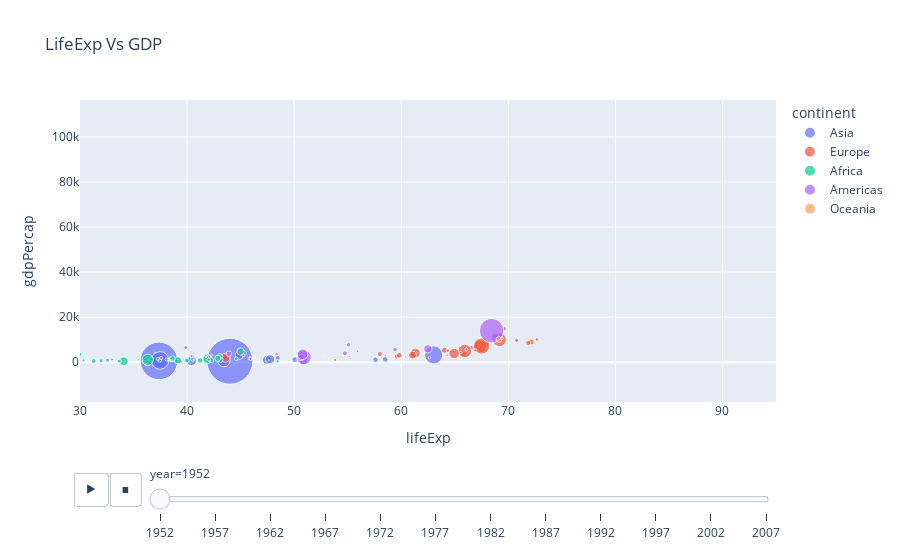

Notebook code for this chart:
### Code cell
px.scatter(gap,x='lifeExp',y='gdpPercap',color='continent',title = 'LifeExp Vs GDP',size= 'pop',size_max = 50,hover_name='country',animation_frame='year',
animation_group='country',range_x = [30,95])

### Figure 1 — Plotly figure (JSON) as saved in the notebook; plotly's stock layout.template omitted (floating-point values rounded to 4 significant figures)
{"data": [{"hovertemplate": "<b>%{hovertext}</b><br><br>continent=Asia<br>year=1952<br>lifeExp=%{x}<br>gdpPercap=%{y}<br>pop=%{marker.size}<extra></extra>", "hovertext": ["Afghanistan", "Bahrain", "Bangladesh", "Cambodia", "China", "Hong Kong, China", "India", "Indonesia", "Iran", "Iraq", "Israel", "Japan", "Jordan", "Korea, Dem. Rep.", "Korea, Rep.", "Kuwait", "Lebanon", "Malaysia", "Mongolia", "Myanmar", "Nepal", "Oman", "Pakistan", "Philippines", "Saudi Arabia", "Singapore", "Sri Lanka", "Syria", "Taiwan", "Thailand", "Vietnam", "West Bank and Gaza", "Yemen, Rep."], "ids": ["Afghanistan", "Bahrain", "Bangladesh", "Cambodia", "China", "Hong Kong, China", "India", "Indonesia", "Iran", "Iraq", "Israel", "Japan", "Jordan", "Korea, Dem. Rep.", "Korea, Rep.", "Kuwait", "Lebanon", "Malaysia", "Mongolia", "Myanmar", "Nepal", "Oman", "Pakistan", "Philippines", "Saudi Arabia", "Singapore", "Sri Lanka", "Syria", "Taiwan", "Thailand", "Vietnam", "West Bank and Gaza", "Yemen, Rep."], "legendgroup": "Asia", "marker": {"color": "#636efa", "size": [8425333, 120447, 46886859, 4693836, 556263527, 2125900, 372000000, 82052000, 17272000, 5441766, 1620914, 86459025, 607914, 8865488, 20947571, 160000, 1439529, 6748378, 800663, 20092996, 9182536, 507833, 41346560, 22438691, 4005677, 1127000, 7982342, 3661549, 8550362, 21289402, 26246839, 1030585, 4963829], "sizemode": "area", "sizeref": 527500.0, "symbol": "circle"}, "mode": "markers", "name": "Asia", "orientation": "v", "showlegend": true, "type": "scatter", "x": [28.8, 50.94, 37.48, 39.42, 44.0, 60.96, 37.37, 37.47, 44.87, 45.32, 65.39, 63.03, 43.16, 50.06, 47.45, 55.56, 55.93, 48.46, 42.24, 36.32, 36.16, 37.58, 43.44, 47.75, 39.88, 60.4, 57.59, 45.88, 58.5, 50.85, 40.41, 43.16, 32.55], "xaxis": "x", "y": [779.4, 9867.0, 684.2, 368.5, 400.4, 3054.0, 546.6, 749.7, 3035.0, 4130.0, 4087.0, 3217.0, 1547.0, 1088.0, 1031.0, 108400.0, 4835.0, 1831.0, 786.6, 331.0, 545.9, 1828.0, 684.6, 1273.0, 6460.0, 2315.0, 1084.0, 1643.0, 1207.0, 757.8, 605.1, 1516.0, 781.7], "yaxis": "y"}, {"hovertemplate": "<b>%{hovertext}</b><br><br>continent=Europe<br>year=1952<br>lifeExp=%{x}<br>gdpPercap=%{y}<br>pop=%{marker.size}<extra></extra>", "hovertext": ["Albania", "Austria", "Belgium", "Bosnia and Herzegovina", "Bulgaria", "Croatia", "Czech Republic", "Denmark", "Finland", "France", "Germany", "Greece", "Hungary", "Iceland", "Ireland", "Italy", "Montenegro", "Netherlands", "Norway", "Poland", "Portugal", "Romania", "Serbia", "Slovak Republic", "Slovenia", "Spain", "Sweden", "Switzerland", "Turkey", "United Kingdom"], "ids": ["Albania", "Austria", "Belgium", "Bosnia and Herzegovina", "Bulgaria", "Croatia", "Czech Republic", "Denmark", "Finland", "France", "Germany", "Greece", "Hungary", "Iceland", "Ireland", "Italy", "Montenegro", "Netherlands", "Norway", "Poland", "Portugal", "Romania", "Serbia", "Slovak Republic", "Slovenia", "Spain", "Sweden", "Switzerland", "Turkey", "United Kingdom"], "legendgroup": "Europe", "marker": {"color": "#EF553B", "size": [1282697, 6927772, 8730405, 2791000, 7274900, 3882229, 9125183, 4334000, 4090500, 42459667, 69145952, 7733250, 9504000, 147962, 2952156, 47666000, 413834, 10381988, 3327728, 25730551, 8526050, 16630000, 6860147, 3558137, 1489518, 28549870, 7124673, 4815000, 22235677, 50430000], "sizemode": "area", "sizeref": 527500.0, "symbol": "circle"}, "mode": "markers", "name": "Europe", "orientation": "v", "showlegend": true, "type": "scatter", "x": [55.23, 66.8, 68.0, 53.82, 59.6, 61.21, 66.87, 70.78, 66.55, 67.41, 67.5, 65.86, 64.03, 72.49, 66.91, 65.94, 59.16, 72.13, 72.67, 61.31, 59.82, 61.05, 58.0, 64.36, 65.57, 64.94, 71.86, 69.62, 43.59, 69.18], "xaxis": "x", "y": [1601.0, 6137.0, 8343.0, 973.5, 2444.0, 3119.0, 6876.0, 9692.0, 6425.0, 7030.0, 7144.0, 3531.0, 5264.0, 7268.0, 5210.0, 4931.0, 2648.0, 8942.0, 10100.0, 4029.0, 3068.0, 3145.0, 3581.0, 5075.0, 4215.0, 3834.0, 8528.0, 14730.0, 1969.0, 9980.0], "yaxis": "y"}, {"hovertemplate": "<b>%{hovertext}</b><br><br>continent=Africa<br>year=1952<br>lifeExp=%{x}<br>gdpPercap=%{y}<br>pop=%{marker.size}<extra></extra>", "hovertext": ["Algeria", "Angola", "Benin", "Botswana", "Burkina Faso", "Burundi", "Cameroon", "Central African Republic", "Chad", "Comoros", "Congo, Dem. Rep.", "Congo, Rep.", "Cote d'Ivoire", "Djibouti", "Egypt", "Equatorial Guinea", "Eritrea", "Ethiopia", "Gabon", "Gambia", "Ghana", "Guinea", "Guinea-Bissau", "Kenya", "Lesotho", "Liberia", "Libya", "Madagascar", "Malawi", "Mali", "Mauritania", "Mauritius", "Morocco", "Mozambique", "Namibia", "Niger", "Nigeria", "Reunion", "Rwanda", "Sao Tome and Principe", "Senegal", "Sierra Leone", "Somalia", "South Africa", "Sudan", "Swaziland", "Tanzania", "Togo", "Tunisia", "Uganda", "Zambia", "Zimbabwe"], "ids": ["Algeria", "Angola", "Benin", "Botswana", "Burkina Faso", "Burundi", "Cameroon", "Central African Republic", "Chad", "Comoros", "Congo, Dem. Rep.", "Congo, Rep.", "Cote d'Ivoire", "Djibouti", "Egypt", "Equatorial Guinea", "Eritrea", "Ethiopia", "Gabon", "Gambia", "Ghana", "Guinea", "Guinea-Bissau", "Kenya", "Lesotho", "Liberia", "Libya", "Madagascar", "Malawi", "Mali", "Mauritania", "Mauritius", "Morocco", "Mozambique", "Namibia", "Niger", "Nigeria", "Reunion", "Rwanda", "Sao Tome and Principe", "Senegal", "Sierra Leone", "Somalia", "South Africa", "Sudan", "Swaziland", "Tanzania", "Togo", "Tunisia", "Uganda", "Zambia", "Zimbabwe"], "legendgroup": "Africa", "marker": {"color": "#00cc96", "size": [9279525, 4232095, 1738315, 442308, 4469979, 2445618, 5009067, 1291695, 2682462, 153936, 14100005, 854885, 2977019, 63149, 22223309, 216964, 1438760, 20860941, 420702, 284320, 5581001, 2664249, 580653, 6464046, 748747, 863308, 1019729, 4762912, 2917802, 3838168, 1022556, 516556, 9939217, 6446316, 485831, 3379468, 33119096, 257700, 2534927, 60011, 2755589, 2143249, 2526994, 14264935, 8504667, 290243, 8322925, 1219113, 3647735, 5824797, 2672000, 3080907], "sizemode": "area", "sizeref": 527500.0, "symbol": "circle"}, "mode": "markers", "name": "Africa", "orientation": "v", "showlegend": true, "type": "scatter", "x": [43.08, 30.02, 38.22, 47.62, 31.98, 39.03, 38.52, 35.46, 38.09, 40.72, 39.14, 42.11, 40.48, 34.81, 41.89, 34.48, 35.93, 34.08, 37.0, 30.0, 43.15, 33.61, 32.5, 42.27, 42.14, 38.48, 42.72, 36.68, 36.26, 33.69, 40.54, 50.99, 42.87, 31.29, 41.73, 37.44, 36.32, 52.72, 40.0, 46.47, 37.28, 30.33, 32.98, 45.01, 38.63, 41.41, 41.22, 38.6, 44.6, 39.98, 42.04, 48.45], "xaxis": "x", "y": [2449.0, 3521.0, 1063.0, 851.2, 543.3, 339.3, 1173.0, 1071.0, 1179.0, 1103.0, 780.5, 2126.0, 1389.0, 2670.0, 1419.0, 375.6, 328.9, 362.1, 4293.0, 485.2, 911.3, 510.2, 299.9, 853.5, 298.8, 575.6, 2388.0, 1443.0, 369.2, 452.3, 743.1, 1968.0, 1688.0, 468.5, 2424.0, 761.9, 1077.0, 2719.0, 493.3, 879.6, 1450.0, 879.8, 1136.0, 4725.0, 1616.0, 1148.0, 716.7, 859.8, 1468.0, 734.8, 1147.0, 406.9], "yaxis": "y"}, {"hovertemplate": "<b>%{hovertext}</b><br><br>continent=Americas<br>year=1952<br>lifeExp=%{x}<br>gdpPercap=%{y}<br>pop=%{marker.size}<extra></extra>", "hovertext": ["Argentina", "Bolivia", "Brazil", "Canada", "Chile", "Colombia", "Costa Rica", "Cuba", "Dominican Republic", "Ecuador", "El Salvador", "Guatemala", "Haiti", "Honduras", "Jamaica", "Mexico", "Nicaragua", "Panama", "Paraguay", "Peru", "Puerto Rico", "Trinidad and Tobago", "United States", "Uruguay", "Venezuela"], "ids": ["Argentina", "Bolivia", "Brazil", "Canada", "Chile", "Colombia", "Costa Rica", "Cuba", "Dominican Republic", "Ecuador", "El Salvador", "Guatemala", "Haiti", "Honduras", "Jamaica", "Mexico", "Nicaragua", "Panama", "Paraguay", "Peru", "Puerto Rico", "Trinidad and Tobago", "United States", "Uruguay", "Venezuela"], "legendgroup": "Americas", "marker": {"color": "#ab63fa", "size": [17876956, 2883315, 56602560, 14785584, 6377619, 12350771, 926317, 6007797, 2491346, 3548753, 2042865, 3146381, 3201488, 1517453, 1426095, 30144317, 1165790, 940080, 1555876, 8025700, 2227000, 662850, 157553000, 2252965, 5439568], "sizemode": "area", "sizeref": 527500.0, "symbol": "circle"}, "mode": "markers", "name": "Americas", "orientation": "v", "showlegend": true, "type": "scatter", "x": [62.48, 40.41, 50.92, 68.75, 54.74, 50.64, 57.21, 59.42, 45.93, 48.36, 45.26, 42.02, 37.58, 41.91, 58.53, 50.79, 42.31, 55.19, 62.65, 43.9, 64.28, 59.1, 68.44, 66.07, 55.09], "xaxis": "x", "y": [5911.0, 2677.0, 2109.0, 11370.0, 3940.0, 2144.0, 2627.0, 5587.0, 1398.0, 3522.0, 3048.0, 2428.0, 1840.0, 2195.0, 2899.0, 3478.0, 3112.0, 2480.0, 1952.0, 3759.0, 3082.0, 3023.0, 13990.0, 5717.0, 7690.0], "yaxis": "y"}, {"hovertemplate": "<b>%{hovertext}</b><br><br>continent=Oceania<br>year=1952<br>lifeExp=%{x}<br>gdpPercap=%{y}<br>pop=%{marker.size}<extra></extra>", "hovertext": ["Australia", "New Zealand"], "ids": ["Australia", "New Zealand"], "legendgroup": "Oceania", "marker": {"color": "#FFA15A", "size": [8691212, 1994794], "sizemode": "area", "sizeref": 527500.0, "symbol": "circle"}, "mode": "markers", "name": "Oceania", "orientation": "v", "showlegend": true, "type": "scatter", "x": [69.12, 69.39], "xaxis": "x", "y": [10040.0, 10560.0], "yaxis": "y"}], "layout": {"legend": {"itemsizing": "constant", "title": {"text": "continent"}, "tracegroupgap": 0}, "sliders": [{"active": 0, "currentvalue": {"prefix": "year="}, "len": 0.9, "pad": {"b": 10, "t": 60}, "steps": [{"args": [["1952"], {"frame": {"duration": 0, "redraw": false}, "fromcurrent": true, "mode": "immediate", "transition": {"duration": 0, "easing": "linear"}}], "label": "1952", "method": "animate"}, {"args": [["1957"], {"frame": {"duration": 0, "redraw": false}, "fromcurrent": true, "mode": "immediate", "transition": {"duration": 0, "easing": "linear"}}], "label": "1957", "method": "animate"}, {"args": [["1962"], {"frame": {"duration": 0, "redraw": false}, "fromcurrent": true, "mode": "immediate", "transition": {"duration": 0, "easing": "linear"}}], "label": "1962", "method": "animate"}, {"args": [["1967"], {"frame": {"duration": 0, "redraw": false}, "fromcurrent": true, "mode": "immediate", "transition": {"duration": 0, "easing": "linear"}}], "label": "1967", "method": "animate"}, {"args": [["1972"], {"frame": {"duration": 0, "redraw": false}, "fromcurrent": true, "mode": "immediate", "transition": {"duration": 0, "easing": "linear"}}], "label": "1972", "method": "animate"}, {"args": [["1977"], {"frame": {"duration": 0, "redraw": false}, "fromcurrent": true, "mode": "immediate", "transition": {"duration": 0, "easing": "linear"}}], "label": "1977", "method": "animate"}, {"args": [["1982"], {"frame": {"duration": 0, "redraw": false}, "fromcurrent": true, "mode": "immediate", "transition": {"duration": 0, "easing": "linear"}}], "label": "1982", "method": "animate"}, {"args": [["1987"], {"frame": {"duration": 0, "redraw": false}, "fromcurrent": true, "mode": "immediate", "transition": {"duration": 0, "easing": "linear"}}], "label": "1987", "method": "animate"}, {"args": [["1992"], {"frame": {"duration": 0, "redraw": false}, "fromcurrent": true, "mode": "immediate", "transition": {"duration": 0, "easing": "linear"}}], "label": "1992", "method": "animate"}, {"args": [["1997"], {"frame": {"duration": 0, "redraw": false}, "fromcurrent": true, "mode": "immediate", "transition": {"duration": 0, "easing": "linear"}}], "label": "1997", "method": "animate"}, {"args": [["2002"], {"frame": {"duration": 0, "redraw": false}, "fromcurrent": true, "mode": "immediate", "transition": {"duration": 0, "easing": "linear"}}], "label": "2002", "method": "animate"}, {"args": [["2007"], {"frame": {"duration": 0, "redraw": false}, "fromcurrent": true, "mode": "immediate", "transition": {"duration": 0, "easing": "linear"}}], "label": "2007", "method": "animate"}], "x": 0.1, "xanchor": "left", "y": 0, "yanchor": "top"}], "title": {"text": "LifeExp Vs GDP"}, "updatemenus": [{"buttons": [{"args": [null, {"frame": {"duration": 500, "redraw": false}, "fromcurrent": true, "mode": "immediate", "transition": {"duration": 500, "easing": "linear"}}], "label": "&#9654;", "method": "animate"}, {"args": [[null], {"frame": {"duration": 0, "redraw": false}, "fromcurrent": true, "mode": "immediate", "transition": {"duration": 0, "easing": "linear"}}], "label": "&#9724;", "method": "animate"}], "direction": "left", "pad": {"r": 10, "t": 70}, "showactive": false, "type": "buttons", "x": 0.1, "xanchor": "right", "y": 0, "yanchor": "top"}], "xaxis": {"anchor": "y", "domain": [0, 1], "range": [30, 95], "title": {"text": "lifeExp"}}, "yaxis": {"anchor": "x", "domain": [0, 1], "title": {"text": "gdpPercap"}}}}
